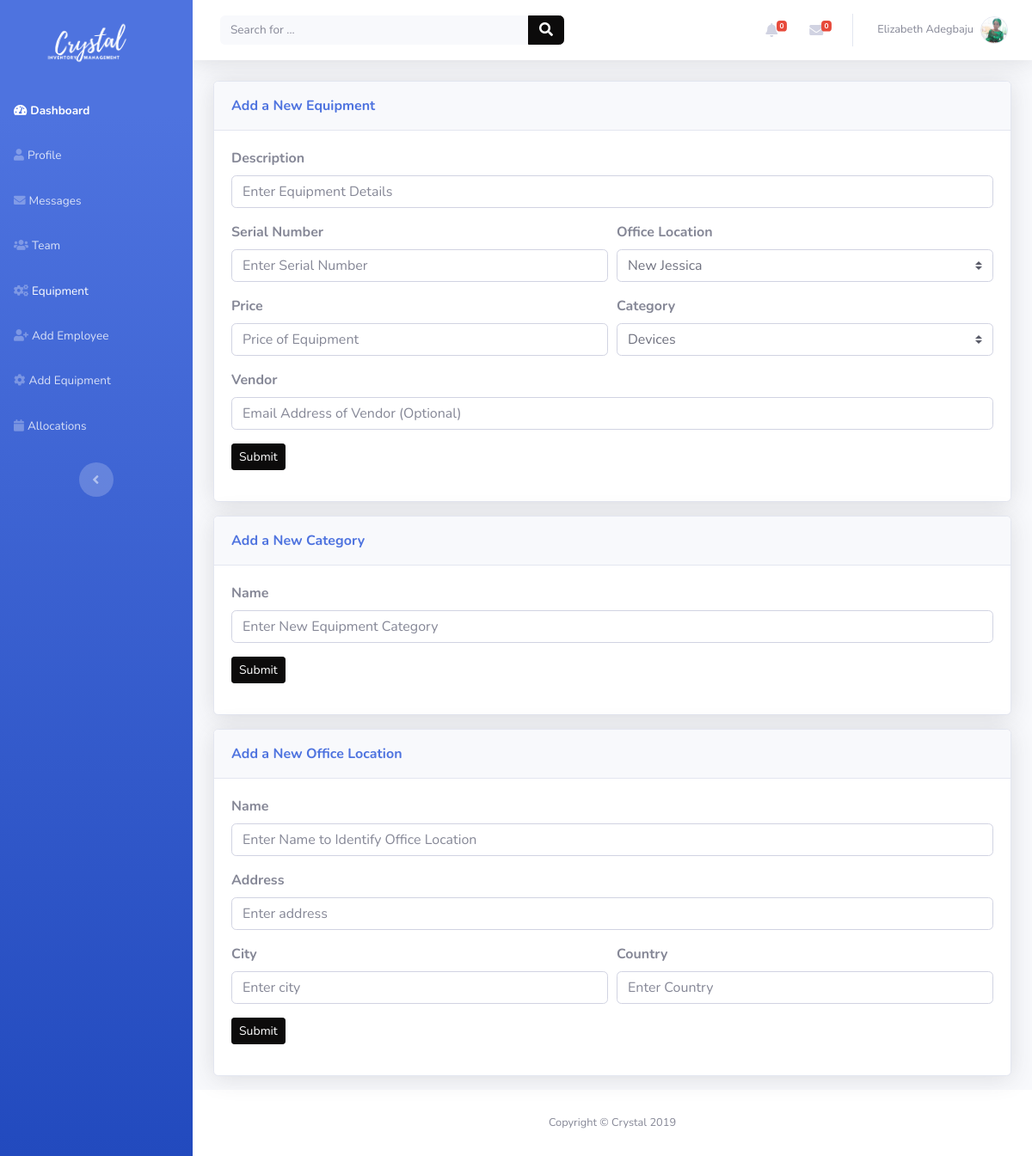
/equipments/new/ (signed in), run on the app's committed database.
### dashboard/models.py (models this page shows, shortened)
class User(AbstractUser):
    username = None
    first_name = models.CharField(_('first name'), max_length=30, blank=True)
    last_name = models.CharField(_('last name'), max_length=150, blank=True)
    email = models.EmailField(_('email address'), unique=True)
    is_active = models.BooleanField(_("active"), default=False, help_text=_(
        'Designates whether this user should be treated as active. '
        'Unselect this instead of deleting accounts.'
    ), )
    USERNAME_FIELD = 'email'
    REQUIRED_FIELDS = []
    objects = UserManager()

class Employee(models.Model):
    user = models.OneToOneField(User, models.CASCADE)
    username = models.CharField(max_length=20)
    image = models.ImageField(upload_to=user_directory_path)
    location = models.ForeignKey(Location, on_delete=models.CASCADE, default=1)

### dashboard/views.py (the view, shortened to what this page needs)
# urls.py: path('equipments/new/', views.add_equipment, name='add_equipment'),
@login_required
def add_equipment(request):
    user = request.user
    company = user.employee.location.company
    if user.groups.filter(name__in=["Company Admins", "Company Superusers"]):
        if request.method == "GET":
            alerts, unread_messages = unread_messages_notification(user)
            locations = company.location_set.all()
            categories = company.category_set.all()
            return render(request, 'add_equipment.html',
                          {'locations': locations, 'categories': categories, 'unread_messages': unread_messages,
                           'alerts': alerts})
    else:
        return redirect('equipments')

### dashboard/templatetags/profile_extras.py (called while the page is built)
@register.filter(name='has_group')
def has_group(user, group_name):
    return user.groups.filter(name=group_name).exists()

@register.filter
def count(value):
    return len(value)

### dashboard/views.py (called while the page is built)
def unread_messages_notification(user):
    unread_messages = user.inbox_messages.filter(from_user_id__gte=2, read=False).order_by('-date_sent')
    alerts = user.inbox_messages.filter(from_user_id=1, read=False).order_by('-date_sent')
    return alerts, unread_messages

### templates/add_equipment.html (shortened to what this page needs)
{% extends 'base_nav.html' %}
{% load static %}
{% load profile_extras %}
{% block content %}
    <div class="container">
        <div class="card shadow mb-3">
            <div class="card-header py-3">
                <p class="text-primary m-0 font-weight-bold">Add a New Equipment</p>
            </div>
            <div class="card-body">
                <form method="POST" action="{% url 'add_equipment' %}">
                    <div class="form-group">
                        <label for="description"><strong>Description</strong></label>
                        <input class="form-control"
                               type="text"
                               placeholder="Enter Equipment Details"
                               name="description" required=""></div>
                    <div class="form-row">
                        <div class="col">
                            <div class="form-group">
                                <label for="serial"><strong>Serial Number</strong></label>
                                <input
                                        class="form-control"
                                        type="text"
                                        placeholder="Enter Serial Number"
                                        name="serial" required=""></div>
                        </div>
                        <div class="col">
                            <div class="form-group">
                                <label for="location"><strong>Office Location</strong></label><select
                                    class="custom-select form-control" required=""
                                    autofocus="" name="location">
                                {% for location in locations %}
                                    <option value="{{ location.id }}">{{ location.name }}</option>
                                {% endfor %}
                            </select>
                            </div>
                        </div>
                    </div>
                    <div class="form-row">
                        <div class="col">
                            <div class="form-group">
                                <label for="price"><strong>Price</strong></label>
                                <input
                                        class="form-control"
                                        type="text"
                                        placeholder="Price of Equipment"
                                        name="price" required=""></div>
                        </div>
                        <div class="col">
                            <div class="form-group">
                                <label for="category"><strong>Category</strong></label><select
                                    class="custom-select form-control" required=""
                                    autofocus="" name="category">
                                {% for category in categories %}
                                    <option value="{{ category.id }}">{{ category.name }}</option>
                                {% endfor %}
                            </select>
                            </div>
                        </div>
                    </div>
                    <div class="form-group">
                        <label for="vendor"><strong>Vendor</strong></label>
                        <input class="form-control"
                               type="email"
                               placeholder="Email Address of Vendor (Optional)"
                               name="vendor"></div>
                    <div class="form-group">
                        <button class="btn btn-primary btn-sm"
                                type="submit">Submit
                        </button>
                    </div>
                </form>
            </div>
        </div>
        <div class="card shadow mb-3">
            <div class="card-header py-3">
                <p class="text-primary m-0 font-weight-bold">Add a New Category</p>
            </div>
            <div class="card-body">
                <form method="POST" action="{% url 'add_category' %}">
                    <div class="form-group">
                        <label for="category"><strong>Name</strong></label>
                        <input class="form-control"
                               type="text"
                               placeholder="Enter New Equipment Category"
                               name="category" required=""></div>
                    <div class="form-group">
                        <button class="btn btn-primary btn-sm"
                                type="submit">Submit
                        </button>
                    </div>
                </form>
            </div>
        </div>
        <div class="card shadow mb-3">
            <div class="card-header py-3">
                <p class="text-primary m-0 font-weight-bold">Add a New Office Location</p>
            </div>
            <div class="card-body">
                <form method="POST" action="{% url 'add_location' %}">
                    <div class="form-group"><label
                            for="name"><strong>Name</strong></label><input
                            class="form-control" type="text"
                            placeholder="Enter Name to Identify Office Location"
                            name="name"></div>
                    <div class="form-group"><label
                            for="address"><strong>Address</strong></label><input
                            class="form-control" type="text"
                            placeholder="Enter address"
                            name="address"></div>
                    <div class="form-row">
                        <div class="col">
                            <div class="form-group"><label
                                    for="city"><strong>City</strong></label><input
                                    class="form-control" type="text"
                                    placeholder="Enter city" name="city">
                            </div>
                        </div>
                        <div class="col">
                            <div class="form-group"><label
                                    for="country"><strong>Country</strong></label><input
                                    class="form-control" type="text" placeholder="Enter Country"
                                    name="country"></div>
                        </div>
                    </div>
                    <div class="form-group">
                        <button class="btn btn-primary btn-sm"
                                type="submit">Submit
                        </button>
                    </div>
                </form>
            </div>
        </div>
    </div>
{% endblock %}

### templates/base_nav.html (shortened to what this page needs)
{% extends 'base.html' %}
{% load static %}
{% load profile_extras %}
{% block sidenav %}
    <nav class="navbar navbar-dark align-items-start sidebar sidebar-dark accordion bg-gradient-primary p-0"
         id="page-top">
        <div class="container-fluid d-flex flex-column p-0">
            <a class="navbar-brand d-flex justify-content-center align-items-center sidebar-brand mt-3 mb-3"
               href="{% url 'home' %}">
                <img src="{% static "img/crystal-ims blue.png" %}" style="height: 5vw">
            </a>
            <ul class="nav navbar-nav text-light" id="accordionSidebar">
                {% if request.user|has_group:"Company Superusers" %}
                    <li class="nav-item" role="presentation"><a class="nav-link active" href="{% url 'dashboard' %}"><i
                            class="fas fa-tachometer-alt"></i><span>Dashboard</span></a></li>
                {% endif %}
                <li class="nav-item" role="presentation"><a class="nav-link" href="{% url 'profile' %}"><i
                        class="fas fa-user"></i><span>Profile</span></a></li>
                <li class="nav-item" role="presentation"><a class="nav-link" href="{% url 'messages' %}"><i
                        class="fas fa-envelope"></i><span>Messages</span></a></li>
                <li class="nav-item" role="presentation"><a class="nav-link" href="{% url 'team' %}"><i
                        class="fas fa-users"></i><span>Team</span></a></li>
                <li class="nav-item" role="presentation"><a class="nav-link" href="{% url 'equipments' %}"><i
                        class="fas fa-cogs"></i><span>Equipment</span></a></li>
                {% if request.user|has_group:"Company Admins" or request.user|has_group:"Company Superusers" %}
                    <li class="nav-item" role="presentation"><a class="nav-link" href="{% url 'add_employee' %}"><i
                            class="fas fa-user-plus"></i><span>Add Employee</span></a></li>
                    <li class="nav-item" role="presentation"><a class="nav-link" href="{% url 'add_equipment' %}"><i
                            class="fas fa-cog"></i><span>Add Equipment</span></a></li>
                    <li class="nav-item" role="presentation"><a class="nav-link" href="{% url 'allocations' %}"><i
                            class="fas fa-calendar"></i><span>Allocations</span></a></li>
                {% endif %}
            </ul>
            <div class="text-center d-none d-md-inline">
                <button class="btn rounded-circle border-0" id="sidebarToggle"
                        type="button"></button>
            </div>
        </div>
    </nav>
{% endblock %}
{% block topnav %}
    <nav class="navbar navbar-light navbar-expand bg-white shadow mb-4 topbar static-top">
        <div class="container-fluid">
            <form class="form-inline d-none d-sm-inline-block mr-auto ml-md-3 my-2 my-md-0 mw-100 navbar-search">
                <div class="input-group"><input class="bg-light form-control border-0 small" type="text"
                                                placeholder="Search for ...">
                    <div class="input-group-append">
                        <button class="btn btn-primary py-0" type="button"><i
                                class="fas fa-search"></i></button>
                    </div>
                </div>
            </form>
            <ul class="nav navbar-nav flex-nowrap ml-auto">
                <li class="nav-item dropdown no-arrow mx-1" role="presentation">
                    <div class="nav-item dropdown no-arrow"><a class="dropdown-toggle nav-link"
                                                               data-toggle="dropdown"
                                                               aria-expanded="false" href="#"><span
                            class="badge badge-danger badge-counter">{{ alerts|count }}</span><i
                            class="fas fa-bell fa-fw"></i></a>
                    </div>
                </li>
                <li class="nav-item dropdown no-arrow mx-1" role="presentation">
                    <div class="nav-item dropdown no-arrow"><a class="dropdown-toggle nav-link"
                                                               data-toggle="dropdown"
                                                               aria-expanded="false" href="#"><i
                            class="fas fa-envelope fa-fw"></i><span
                            class="badge badge-danger badge-counter">{{ unread_messages|count }}</span></a>
                    </div>
                </li>
                <li class="nav-item dropdown no-arrow" role="presentation">
                    <div class="nav-item dropdown no-arrow"><a class="dropdown-toggle nav-link"
                                                               data-toggle="dropdown"
                                                               aria-expanded="false" href="#"><span
                            class="d-none d-lg-inline mr-2 text-gray-600 small">{{ request.user.first_name }}
                        {{ request.user.last_name }}</span><img class="border rounded-circle img-profile"
                                                                src="
                                                                        {{ MEDIA_URL }}{{ request.user.employee.image|urlencode }}"></a>
                    </div>
                </li>
            </ul>
        </div>
    </nav>
{% endblock %}

### data on the page
User: user.first_name "Elizabeth", user.last_name "Adegbaju", user.employee.image|urlencode (picture)

### other printed values
{{ alerts|count }} "0"
{{ unread_messages|count }} "0"
form field location "New Jessica"
form field category "Devices"
